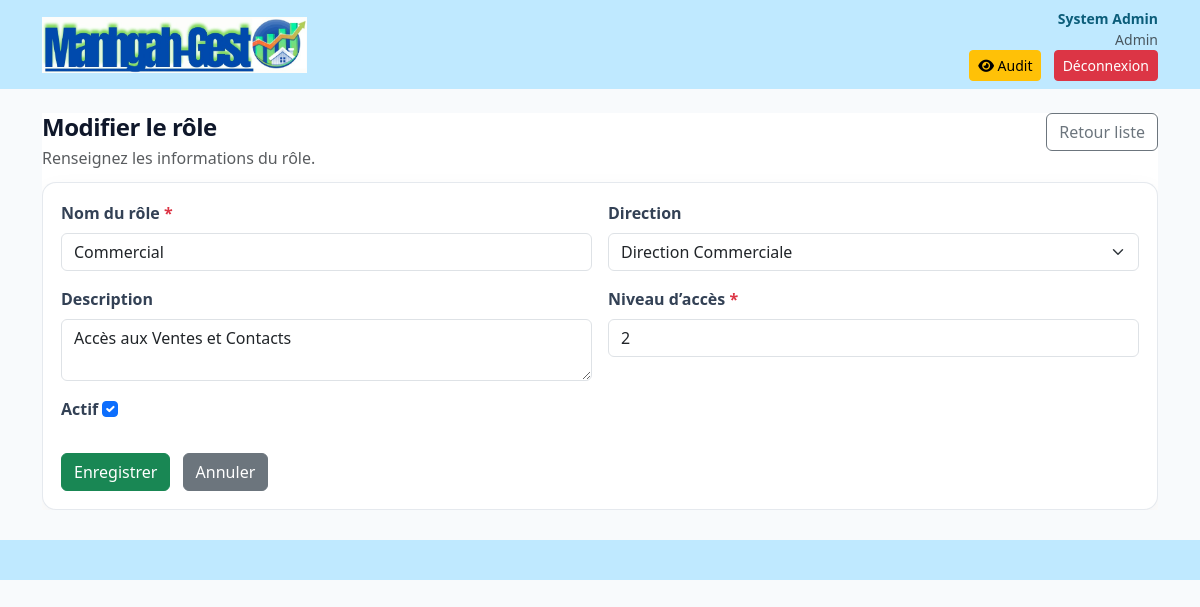
The page /roles/4/modifier/ (signed in) on the database its author committed.
### core/models.py (models this page shows, shortened)
class UtilisateurProfile(models.Model):
    user = models.OneToOneField('auth.User', on_delete=models.CASCADE, verbose_name='Compte auth')
    societe = models.ForeignKey(Societe, on_delete=models.PROTECT, verbose_name='Société')
    agence = models.ForeignKey(Agence, on_delete=models.SET_NULL, blank=True, null=True, verbose_name='Agence')
    role = models.ForeignKey(Role, on_delete=models.PROTECT, verbose_name='Rôle')
    nom = models.CharField(max_length=100, verbose_name='Nom')
    prenom = models.CharField(max_length=100, verbose_name='Prénom')
    email = models.EmailField(max_length=100, unique=True, verbose_name='Email')
    telephone = models.CharField(max_length=20, blank=True, null=True, verbose_name='Téléphone')
    photo = models.CharField(max_length=255, blank=True, null=True, verbose_name='Photo')
    actif = models.BooleanField(default=True, verbose_name='Actif')
    derniere_connexion = models.DateTimeField(blank=True, null=True, verbose_name='Dernière Connexion')
    date_creation = models.DateTimeField(auto_now_add=True, verbose_name='Date Création')
    date_modification = models.DateTimeField(auto_now=True, verbose_name='Date Modification')
    class Meta:
        verbose_name = 'Utilisateur'
        verbose_name_plural = 'Utilisateurs'
        ordering = ['nom', 'prenom']
        indexes = [
            models.Index(fields=['societe', 'agence', 'actif']),
        ]

class Role(models.Model):
    DIRECTION_CHOICES = [
        ('Direction Commerciale', 'Direction Commerciale'),
        ('Direction des Achats', 'Direction des Achats'),
        ('Direction des Ressources Humaines', 'Direction des Ressources Humaines'),
        ('Direction de la Production', 'Direction de la Production'),
        ('Direction Logistique & Stock', 'Direction Logistique & Stock'),
        ('Direction Informatique', 'Direction Informatique'),
        ('Direction Juridique', 'Direction Juridique'),
        ('Direction des Projets', 'Direction des Projets'),
    ]
    nom = models.CharField(max_length=50, unique=True, verbose_name='Nom du rôle')
    direction = models.CharField(max_length=50, choices=DIRECTION_CHOICES, blank=True, null=True, verbose_name='Direction')
    description = models.TextField(blank=True, null=True, verbose_name='Description')
    niveau_acces = models.IntegerField(default=1, verbose_name='Niveau d’accès')
    actif = models.BooleanField(default=True, verbose_name='Actif')
    created_at = models.DateTimeField(auto_now_add=True, verbose_name='Créé le')
    class Meta:
        verbose_name = 'Rôle'
        verbose_name_plural = 'Rôles'
        ordering = ['direction', 'niveau_acces', 'nom']
    def __str__(self):
        return self.nom

### core/views.py (the view)
# urls.py: path('roles/<int:pk>/modifier/', views.role_update, name='role_update'),
@permission_required('role_modifier')
def role_update(request, pk):
    role = get_object_or_404(Role, pk=pk)
    form = RoleForm(request.POST or None, instance=role)
    if request.method == 'POST' and form.is_valid():
        form.save()
        messages.success(request, 'Rôle modifié avec succès.')
        return _redirect_with_standalone(request, 'role_list')
    return render(request, 'core/role_form.html', {'form': form, 'title': 'Modifier le rôle'})

### core/forms.py
class RoleForm(forms.ModelForm):
    class Meta:
        model = Role
        fields = ['nom', 'direction', 'description', 'niveau_acces', 'actif']
        widgets = {
            'nom': forms.TextInput(attrs={'class': 'form-control'}),
            'direction': forms.Select(attrs={'class': 'form-select'}),
            'description': forms.Textarea(attrs={'class': 'form-control', 'rows': 2}),
            'niveau_acces': forms.NumberInput(attrs={'class': 'form-control'}),
            'actif': forms.CheckboxInput(attrs={'class': 'form-check-input'}),
        }

### templates/core/role_form.html (shortened to what this page needs)
{% extends 'core/base.html' %}
{% block content %}
  <div class="standalone-page">
    <div class="standalone-surface">
      <div class="standalone-head">
        <div>
          <h2 class="h4 mb-1">{{ title }}</h2>
          <p class="text-muted mb-0">Renseignez les informations du rôle.</p>
        </div>
        <div class="standalone-tools">
          <a href="{% url 'role_list' %}{% if request.GET.standalone == '1' %}?standalone=1{% endif %}" class="btn btn-outline-secondary">Retour liste</a>
        </div>
      </div>
      <div class="form-shell">
        <form method="post" action="{{ request.get_full_path }}">
          <div class="row g-3">
            {% for field in form %}
              <div class="col-md-6">
                <label class="form-label fw-semibold">
                  {{ field.label }}
                  {% if field.field.required %}<span class="text-danger">*</span>{% endif %}
                </label>
                {{ field }}
              </div>
            {% endfor %}
          </div>
          <div class="mt-4">
            <button type="submit" class="btn btn-success">Enregistrer</button>
            <a href="{% url 'role_list' %}{% if request.GET.standalone == '1' %}?standalone=1{% endif %}" class="btn btn-secondary ms-2">Annuler</a>
          </div>
        </form>
      </div>
    </div>
  </div>
{% endblock %}

### templates/core/base.html (shortened to what this page needs)
{% load static %}
<!doctype html>
<html lang="fr">
  <head>
    <link href="https://cdn.jsdelivr.net/npm/bootstrap@5.3.2/dist/css/bootstrap.min.css" rel="stylesheet">
    <link href="https://cdnjs.cloudflare.com/ajax/libs/font-awesome/6.4.0/css/all.min.css" rel="stylesheet">
    <link rel="stylesheet" href="{% static 'css/style.css' %}">
  </head>
  <body {% if request.GET.standalone == '1' %}class="standalone-layout"{% endif %}>
    <div class="topbar bg-lightblue py-2">
      <div class="container d-flex align-items-center justify-content-between">
        <div class="d-flex align-items-center">
          <div class="logo me-3">
            <img src="{% static 'img/logo.png' %}" alt="Manhgah-Gest"
                 style="height:56px; width:auto; display:block;"
                 onerror="this.style.display='none'; this.nextElementSibling.style.display='inline'">
          </div>
        </div>
        <div class="text-end">
          {% if user.is_authenticated %}
            {% if user.utilisateurprofile.prenom %}
              <span class="small fw-bold d-block" style="color:#0b5d7a;">{{ user.utilisateurprofile.prenom }} {{ user.utilisateurprofile.nom }}</span>
              <span class="small text-muted d-block">{{ user.utilisateurprofile.role }}</span>
            {% else %}
              <span class="small fw-bold d-block" style="color:#0b5d7a;">{{ user.username }}</span>
            {% endif %}
            {% if user.is_superuser %}
              <a href="{% url 'activity_log' %}" class="btn btn-sm btn-warning me-2">
                <i class="fa-solid fa-eye"></i> Audit
              </a>
            {% endif %}
            <a href="{% url 'logout' %}" class="btn btn-sm btn-danger">Déconnexion</a>
          {% else %}
            <a href="{% url 'login' %}" class="btn btn-sm btn-primary">Connexion</a>
          {% endif %}
        </div>
      </div>
    </div>
    <main class="{% if request.GET.standalone == '1' %}container-fluid px-3 px-md-4 py-4{% else %}container my-4{% endif %}">
      {% block content %}{% endblock %}
    </main>
    {% if request.GET.standalone != '1' %}
    <footer class="footerbar bg-lightblue">
      <div class="container">&nbsp;</div>
    </footer>
    {% endif %}
  </body>
</html>

### static/css/style.css (style rules this page uses)
:root { --purple:#7c3aed }
:root { --purple:#7c3aed; --lightblue:#bfe9ff; --teal:#0ea5a4; --green:#16a34a; --red:#ef4444; --yellow:#f59e0b; --blue:#06b6d4 }
body { background:#f8fafc }
.topbar { background:var(--lightblue); }
.logo { font-weight:700;color:#0b5d7a }
.footerbar { height:40px;background:var(--lightblue);margin-top:30px }
.standalone-page { max-width:100% !important; margin:0 !important; padding:0 !important; width:100% !important; height:100% !important; border-radius:0 !important; }
.standalone-surface { background:#ffffff !important; border:none !important; border-radius:0 !important; padding:0 !important; box-shadow:none !important; width:100% !important; max-height:100%; display:flex; flex-direction:column; overflow-y:auto; margin:0 !important; }
.standalone-head { display:flex; justify-content:space-between; align-items:flex-start; gap:12px; margin-bottom:12px; flex-shrink:0; }
.standalone-head h2 { margin-bottom:4px; font-weight:800; letter-spacing:-0.02em; color:#0f172a; }
.standalone-head p { margin:0; color:#475569; }
.standalone-tools { display:flex; gap:8px; flex-wrap:wrap; }
.form-shell { background:#fff; border:1px solid rgba(148, 163, 184, 0.24); border-radius:14px; padding:18px; box-shadow:0 10px 24px rgba(15,23,42,0.06); }
.form-shell .form-label, .form-shell label { font-weight:600; color:#334155; }

### rows shown on the page
Role: form "Commercial" "Direction Commerciale" "Accès aux Ventes et Contacts" "2" "☑"

### other values the page prints
{{ user.utilisateurprofile.prenom }} "System"
{{ user.utilisateurprofile.nom }} "Admin"
{{ user.utilisateurprofile.role }} "Admin"
{{ title }} "Modifier le rôle"
{{ field.label }} "Nom du rôle" "Direction" "Description" "Niveau d’accès" "Actif"
